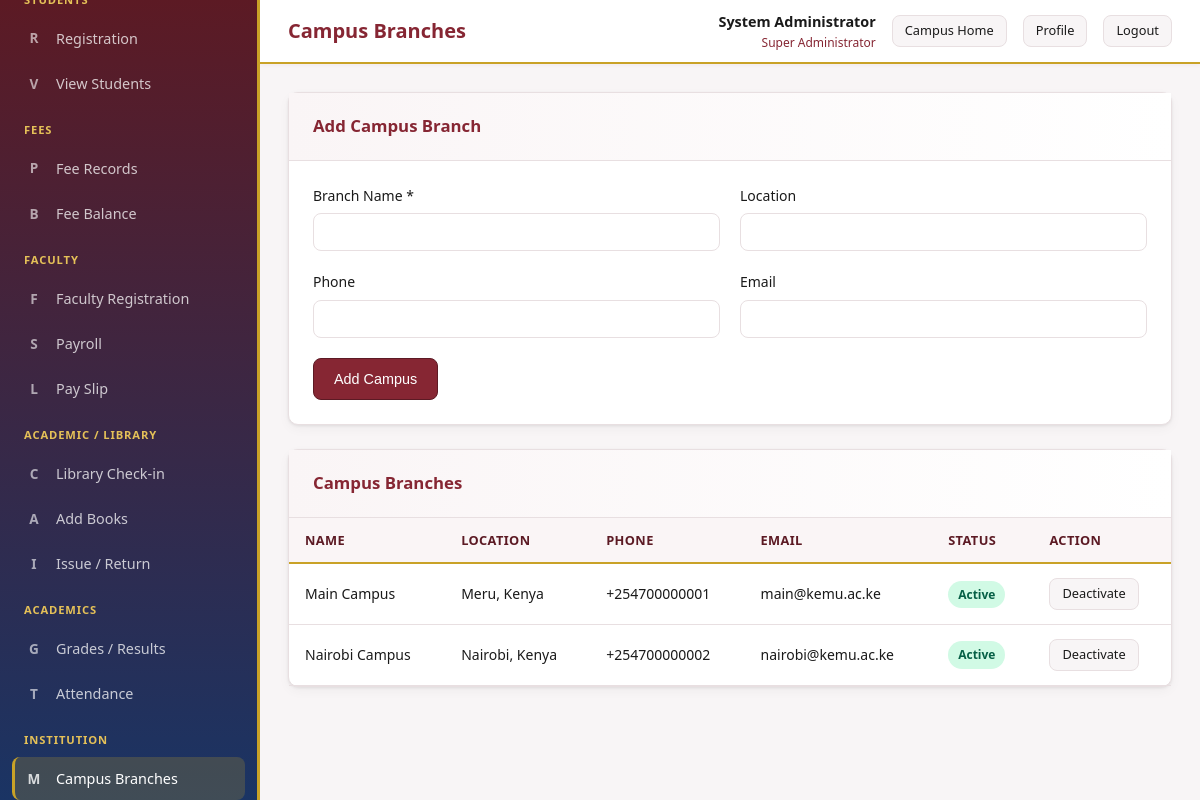
/modules/institution/campus.php (signed in), run on the app's committed database.
### tables this page shows
CREATE TABLE campus_branches (
    id INT AUTO_INCREMENT PRIMARY KEY,
    branch_name VARCHAR(100) NOT NULL,
    location VARCHAR(200),
    phone VARCHAR(20),
    email VARCHAR(100),
    is_active TINYINT(1) DEFAULT 1,
    created_at TIMESTAMP DEFAULT CURRENT_TIMESTAMP
);

### includes/functions.php (called while the page is built, shortened)
<?php
function sanitize(string $input): string
{
    return htmlspecialchars(trim($input), ENT_QUOTES, 'UTF-8');
}

### modules/institution/campus.php (the view, shortened to what this page needs)
<?php
$pdo = getDBConnection();
$campuses = $pdo->query("SELECT * FROM campus_branches ORDER BY branch_name")->fetchAll();
require_once __DIR__ . '/../../includes/header.php';
?>
<div class="card">
    <div class="card-header"><h3>Add Campus Branch</h3></div>
    <div class="card-body">
        <form method="POST">
            <div class="form-row">
                <div class="form-group">
                    <label>Branch Name *</label>
                    <input type="text" name="branch_name" class="form-control" required>
                </div>
                <div class="form-group">
                    <label>Location</label>
                    <input type="text" name="location" class="form-control">
                </div>
            </div>
            <div class="form-row">
                <div class="form-group">
                    <label>Phone</label>
                    <input type="text" name="phone" class="form-control">
                </div>
                <div class="form-group">
                    <label>Email</label>
                    <input type="email" name="email" class="form-control">
                </div>
            </div>
            <button type="submit" class="btn btn-primary">Add Campus</button>
        </form>
    </div>
</div>
<div class="card">
    <div class="card-header"><h3>Campus Branches</h3></div>
    <div class="card-body" style="padding:0;">
        <div class="table-responsive">
            <table class="data-table">
                <thead>
                    <tr><th>Name</th><th>Location</th><th>Phone</th><th>Email</th><th>Status</th><th>Action</th></tr>
                </thead>
                <tbody>
                    <?php foreach ($campuses as $c): ?>
                    <tr>
                        <td><?= sanitize($c['branch_name']) ?></td>
                        <td><?= sanitize($c['location'] ?? '-') ?></td>
                        <td><?= sanitize($c['phone'] ?? '-') ?></td>
                        <td><?= sanitize($c['email'] ?? '-') ?></td>
                        <td><span class="badge badge-<?= $c['is_active'] ? 'success' : 'secondary' ?>"><?= $c['is_active'] ? 'Active' : 'Inactive' ?></span></td>
                        <td>
                            <a href="?toggle=<?= $c['id'] ?>" class="btn btn-secondary btn-sm"><?= $c['is_active'] ? 'Deactivate' : 'Activate' ?></a>
                        </td>
                    </tr>
                    <?php endforeach; ?>
                </tbody>
            </table>
        </div>
    </div>
</div>
<?php require_once __DIR__ . '/../../includes/footer.php'; ?>

### assets/css/style.css (style rules this page uses)
:root { --primary: #862633; --primary-dark: #5c1a24; --primary-light: #a83244; --secondary: #1a3464; --secondary-dark: #0f2347; --accent: #c9a227; --accent-light: #e5c158; --success: #059669; --warning: #d97706; --danger: #dc2626; --bg: #f8f5f6; --surface: #ffffff; --border: #e8dfe1; --text: #1a1a1a; --text-muted: #64748b; --sidebar-width: 260px; --header-height: 64px; --radius: 10px; --shadow: 0 1px 3px rgba(0,0,0,0.08), 0 4px 12px rgba(0,0,0,0.04); --shadow-lg: 0 4px 20px rgba(0,0,0,0.1); }
* { margin: 0; padding: 0; box-sizing: border-box; }
body { font-family: 'Segoe UI', system-ui, -apple-system, sans-serif; background: var(--bg); color: var(--text); line-height: 1.6; min-height: 100vh; }
.card { background: var(--surface); border-radius: var(--radius); box-shadow: var(--shadow); border: 1px solid var(--border); margin-bottom: 24px; }
.card-header { padding: 20px 24px; border-bottom: 1px solid var(--border); display: flex; align-items: center; justify-content: space-between; flex-wrap: wrap; gap: 12px; background: linear-gradient(to right, #faf5f6, var(--surface)); }
.card-header h3 { font-size: 1.05rem; font-weight: 600; color: var(--primary); }
.card-body { padding: 24px; }
.form-group { margin-bottom: 20px; }
.form-group label { display: block; font-size: 0.875rem; font-weight: 500; margin-bottom: 6px; color: var(--text); }
.form-control { width: 100%; padding: 10px 14px; border: 1px solid var(--border); border-radius: 8px; font-size: 0.9rem; transition: border-color 0.2s, box-shadow 0.2s; background: var(--surface); color: var(--text); }
.form-row { display: grid; grid-template-columns: repeat(auto-fit, minmax(200px, 1fr)); gap: 20px; }
.btn { display: inline-flex; align-items: center; justify-content: center; gap: 8px; padding: 10px 20px; border: none; border-radius: 8px; font-size: 0.9rem; font-weight: 500; cursor: pointer; text-decoration: none; transition: all 0.2s; line-height: 1.4; }
.btn-primary { background: var(--primary); color: #fff; border: 1px solid var(--primary-dark); }
.btn-secondary { background: var(--bg); color: var(--text); border: 1px solid var(--border); }
.btn-sm { padding: 6px 12px; font-size: 0.8rem; }
.table-responsive { overflow-x: auto; }
.data-table { width: 100%; border-collapse: collapse; font-size: 0.875rem; }
.data-table th { background: #faf5f6; padding: 12px 16px; text-align: left; font-weight: 600; color: var(--primary-dark); font-size: 0.8rem; text-transform: uppercase; letter-spacing: 0.03em; border-bottom: 2px solid var(--accent); white-space: nowrap; }
.data-table td { padding: 14px 16px; border-bottom: 1px solid var(--border); vertical-align: middle; }
.badge { display: inline-block; padding: 4px 10px; border-radius: 20px; font-size: 0.75rem; font-weight: 600; }
.badge-success { background: #d1fae5; color: #065f46; }

### data on the page
campus_branches: branch_name "Main Campus", location "Meru, Kenya", phone "+254700000001", email "main@kemu.ac.ke", is_active "Active"
campus_branches: branch_name "Nairobi Campus", location "Nairobi, Kenya", phone "+254700000002", email "nairobi@kemu.ac.ke", is_active "Active"

### other printed values
$pageTitle "Campus Branches"
$currentUser['full_name'] "System Administrator"
getRoleLabel($currentUser['role'] ?? '') "Super Administrator"
